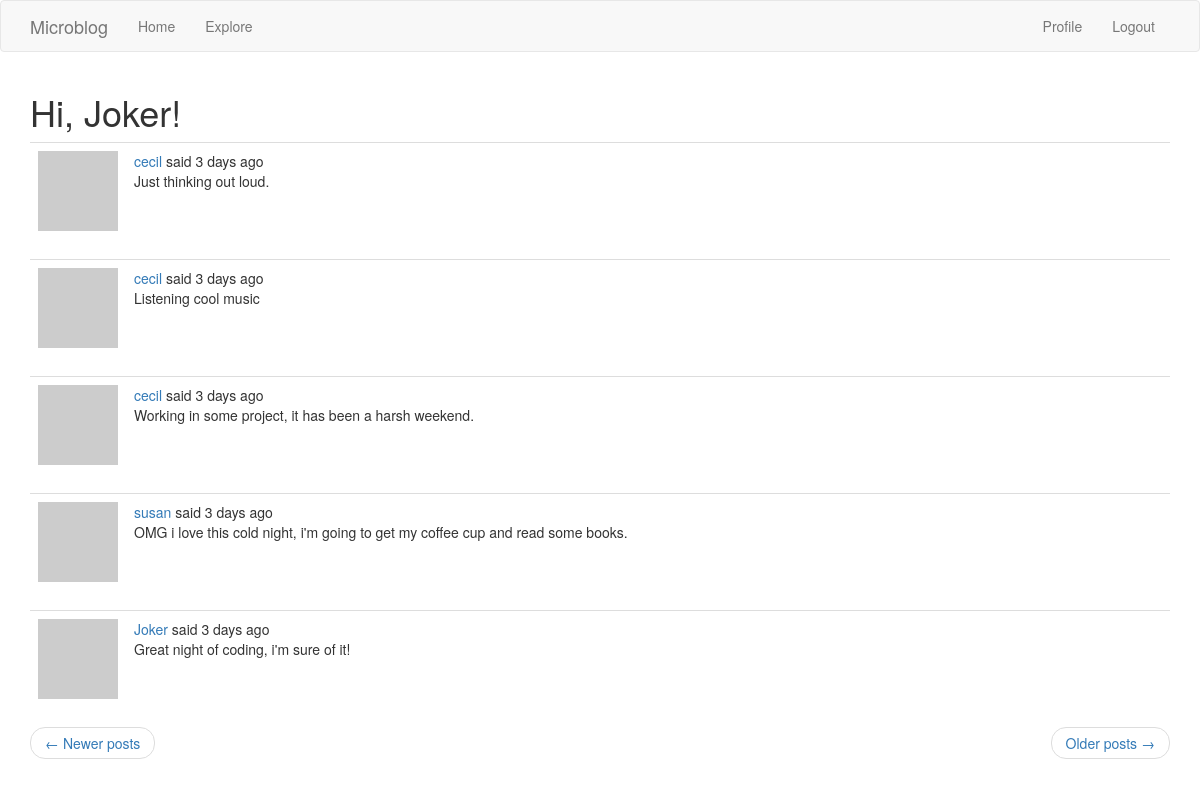
The app's page /explore?page=2 (signed in) with its own data.
### app/models.py (models this page shows, shortened)
class User(UserMixin, db.Model):
    __tablename__ = "user"
    id = db.Column(db.Integer, primary_key=True)
    username = db.Column(db.String(64), index=True, unique=True)
    email = db.Column(db.String(120), index=True, unique=True)
    password_hash = db.Column(db.String(128))
    posts = db.relationship('Post', backref='author', lazy='dynamic')
    about_me = db.Column(db.String(140))
    last_seen = db.Column(db.DateTime, default=datetime.utcnow)
    followed = db.relationship(
        'User', secondary=followers,
        primaryjoin=(followers.c.follower_id == id),
        secondaryjoin=(followers.c.followed_id == id),
        backref=db.backref('followers', lazy='dynamic'), lazy='dynamic'
    )
    @login.user_loader
    def load_user(id):
        return User.query.get(int(id))
    def avatar(self, size):
        digest = md5(self.email.lower().encode('utf-8')).hexdigest()
        return 'https://www.gravatar.com/avatar/{}?d=identicon&s={}'.format(digest, size)

class Post(db.Model):
    __tablename__ = "post"
    id = db.Column(db.Integer, primary_key=True)
    body = db.Column(db.String(140))
    timestamp = db.Column(db.DateTime, index=True, default=datetime.utcnow)
    user_id = db.Column(db.Integer, db.ForeignKey('user.id'))

### app/routes.py (the view)
@app.route('/explore')
@login_required
def explore():
    page = request.args.get('page', 1, type=int)
    posts = Post.query.order_by(Post.timestamp.desc()).paginate(
        page, app.config['POSTS_PER_PAGE'], False)
    next_url = url_for('explore', page=posts.next_num) \
        if posts.has_next else None
    prev_url = url_for('explore', page=posts.prev_num) \
        if posts.has_prev else None
    return render_template('index.html', title=_('Explore'), posts=posts.items,
                            next_url=next_url, prev_url=prev_url)

### app/routes.py (called while the page is built)
@app.before_request
def before_request():
    if current_user.is_authenticated:
        current_user.last_seen = datetime.utcnow()
        db.session.commit()
    g.locale = str(get_locale())

### app/templates/index.html (shortened to what this page needs)
{% extends "layout.html" %}
{% import 'bootstrap/wtf.html' as wtf %}
{% block app_content %}
        <h1>{{_('Hi,')}} {{ current_user.username }}!</h1>
        {% for post in posts %}
            {% include '_post.html' %}
        {% endfor %}
        <nav aria-label="...">
            <ul class="pager">
                <li class="previous{% if not prev_url %} disabled{% endif %}">
                    <a href="{{ prev_url or '#' }}">
                        <span aria-hidden="true">&larr;</span> {{ _('Newer posts') }}
                    </a>
                </li>
                <li class="next{% if not next_url %} disabled{% endif %}">
                    <a href="{{ next_url or '#' }}">
                        {{ _('Older posts') }} <span aria-hidden="true">&rarr;</span>
                    </a>
                </li>
            </ul>
        </nav>
{% endblock %}

### app/templates/_post.html (shortened to what this page needs)
<table class="table table-hover">
    <tr>
        <td width="70px">
            <a href="{{ url_for('user', username=post.author.username) }}">
                <img src="{{ post.author.avatar(36) }}">
            </a>
        </td>
        <td>
            {{ _('%(username)s said %(when)s',
                username=user_link, when=moment(post.timestamp).fromNow())}}
            <br/>
            {{ post.body }}
        </td>
    </tr>
</table>

### records on screen
User: username "Joker"
Post: body "Just thinking out loud."
Post: body "Listening cool music"
Post: body "Working in some project, it has been a harsh weekend."
Post: body "OMG i love this cold night, i'm going to get my coffee cup and read some books."
Post: body "Great night of coding, i'm sure of it!"
